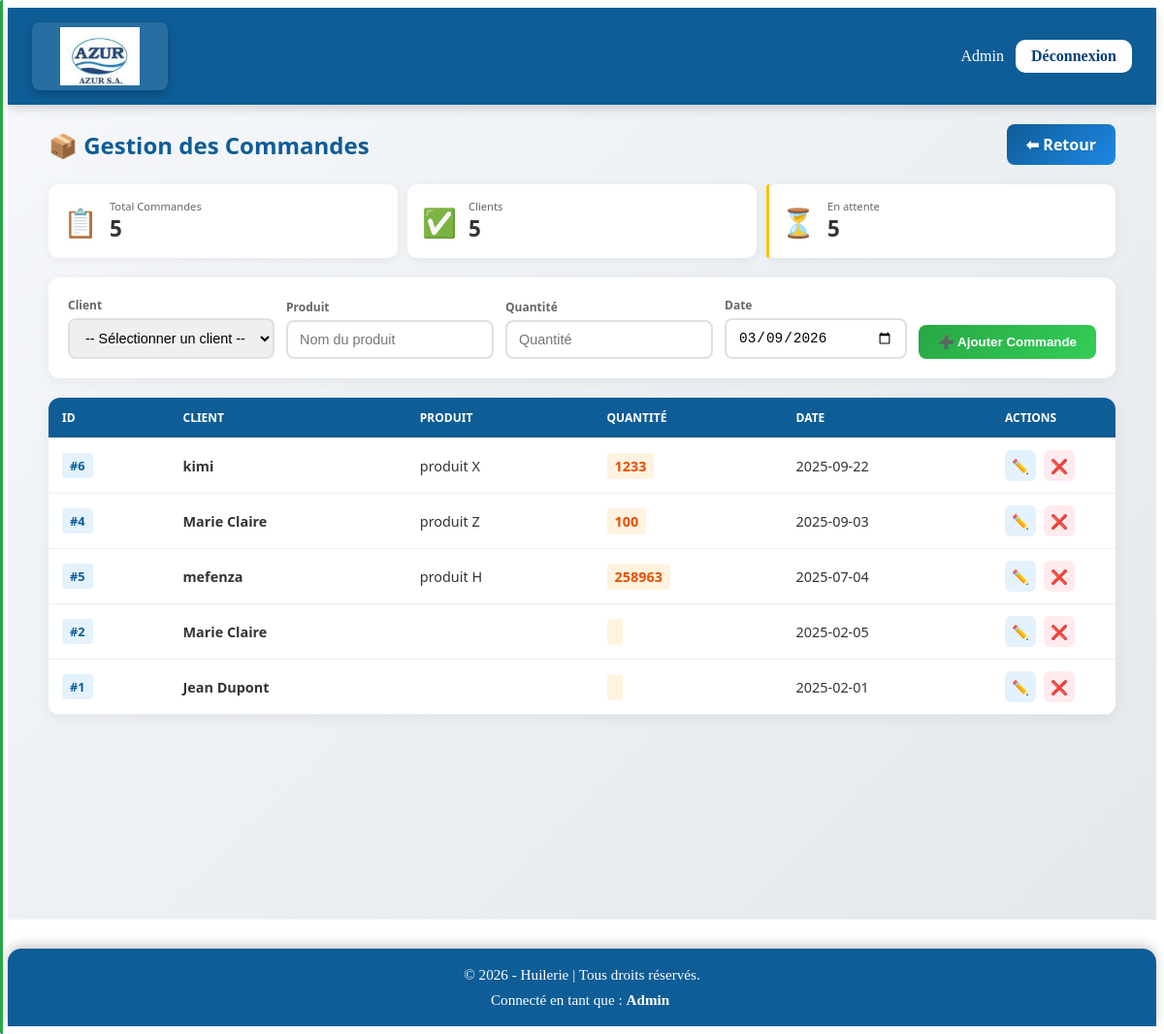
The app's page /public/commande.php (signed in) with its own data.
### tables this page shows
CREATE TABLE IF NOT EXISTS `commande` (
  `id_commande` int NOT NULL AUTO_INCREMENT,
  `id_client` int DEFAULT NULL,
  `date_commande` date DEFAULT NULL,
  `total` decimal(10,2) DEFAULT NULL,
  `quantite` int DEFAULT NULL,
  `produit` varchar(20) DEFAULT NULL,
  PRIMARY KEY (`id_commande`),
  KEY `id_client` (`id_client`)
);

CREATE TABLE IF NOT EXISTS `client` (
  `id_client` int NOT NULL AUTO_INCREMENT,
  `nom` varchar(100) NOT NULL,
  `email` varchar(100) DEFAULT NULL,
  `telephone` varchar(20) DEFAULT NULL,
  `adresse` varchar(255) DEFAULT NULL,
  PRIMARY KEY (`id_client`),
  UNIQUE KEY `email` (`email`)
);

### src/controllers/commandeController.php (called while the page is built, shortened)
<?php
require_once __DIR__ . "/../models/Commande.php";
require_once __DIR__ . "/../models/Client.php";
$commandeModel = new Commande();
$clientModel = new Client();
function listerCommandes() {
    global $commandeModel;
    return $commandeModel->lister();
}
$redirect = "dashboard.php";
$commandes = listerCommandes();
$clients = $clientModel->lister();
$commandeEdit = isset($_GET['modifier']) ? trouverCommandeParId($_GET['modifier']) : null;
include __DIR__ . "/../views/commandes.php";

### public/commande.php (called while the page is built)
<?php
require_once __DIR__ . "/../src/controllers/commandeController.php";
?>

### src/models/Commande.php (called while the page is built, shortened)
<?php
require_once __DIR__ . "/../../config/db.php";
class Commande {
    private $pdo;
    public function __construct() {
        global $pdo;
        $this->pdo = $pdo;
    }
    public function lister() {
        $sql = "SELECT c.id_commande, c.produit, c.quantite, c.date_commande,
                   cl.nom AS client_nom
            FROM commande c
            INNER JOIN client cl ON c.id_client = cl.id_client
            ORDER BY c.date_commande DESC";
        $stmt = $this->pdo->query($sql);
        return $stmt->fetchAll(PDO::FETCH_ASSOC);
    }
}

### src/models/Client.php (called while the page is built, shortened)
<?php
require_once __DIR__ . "/../../config/db.php";
class Client {
    private $pdo;
    public function __construct() {
        global $pdo;
        $this->pdo = $pdo;
    }
    public function lister() {
        $stmt = $this->pdo->query("SELECT * FROM client ORDER BY nom ASC");
        return $stmt->fetchAll(PDO::FETCH_ASSOC);
    }
}

### src/views/commandes.php (the view, shortened to what this page needs)
<?php include __DIR__ . "/../../templates/header.php"; ?>
<main class="main-content">
<div class="container">
    <div class="page-header">
        <h1>📦 Gestion des Commandes</h1>
        <a href="<?= $redirect ?>" class="btn-back">⬅ Retour</a>
    </div>
    <div class="stats-row">
        <div class="stat-card stat-primary">
            <div class="stat-icon">📋</div>
            <div class="stat-info">
                <span class="stat-label">Total Commandes</span>
                <span class="stat-value"><?= count($commandes) ?></span>
            </div>
        </div>
        <div class="stat-card stat-success">
            <div class="stat-icon">✅</div>
            <div class="stat-info">
                <span class="stat-label">Clients</span>
                <span class="stat-value"><?= count($clients) ?></span>
            </div>
        </div>
        <div class="stat-card stat-warning">
            <div class="stat-icon">⏳</div>
            <div class="stat-info">
                <span class="stat-label">En attente</span>
                <span class="stat-value"><?= count($commandes) ?></span>
            </div>
        </div>
    </div>
    <form method="post" class="commande-form">
        <div class="form-group">
            <label>Client</label>
            <select name="id_client" required>
                <option value="">-- Sélectionner un client --</option>
            </select>
        </div>
        <div class="form-group">
            <label>Produit</label>
            <input type="text" name="produit" placeholder="Nom du produit" value="<?= $commandeEdit['produit'] ?? '' ?>" required>
        </div>
        <div class="form-group">
            <label>Quantité</label>
            <input type="number" name="quantite" placeholder="Quantité" value="<?= $commandeEdit['quantite'] ?? '' ?>" required>
        </div>
        <div class="form-group">
            <label>Date</label>
            <input type="date" name="date_commande" value="<?= $commandeEdit['date_commande'] ?? date('Y-m-d') ?>" required>
        </div>
        <div class="form-actions">
            <?php if ($commandeEdit): ?>
                <button type="submit" name="modifier" class="btn-modifier">✏️ Modifier</button>
                <a href="commande.php" class="btn-annuler">❌ Annuler</a>
            <?php else: ?>
                <button type="submit" name="ajouter" class="btn-ajouter">➕ Ajouter Commande</button>
            <?php endif; ?>
        </div>
    </form>
    <div class="table-container">
        <table>
            <thead>
                <tr>
                    <th>ID</th>
                    <th>Client</th>
                    <th>Produit</th>
                    <th>Quantité</th>
                    <th>Date</th>
                    <th>Actions</th>
                </tr>
            </thead>
            <tbody>
            <?php foreach($commandes as $c): ?>
                <tr>
                    <td><span class="id-badge">#<?= $c['id_commande'] ?></span></td>
                    <td><strong><?= htmlspecialchars($c['client_nom'] ?? '') ?></strong></td>
                    <td><?= htmlspecialchars($c['produit'] ?? '') ?></td>
                    <td><span class="qty-badge"><?= htmlspecialchars($c['quantite'] ?? '') ?></span></td>
                    <td><?= htmlspecialchars($c['date_commande'] ?? '') ?></td>
                    <td class="actions-cell">
                        <div class="action-buttons">
                            <a href="?modifier=<?= $c['id_commande'] ?>" class="btn-edit" title="Modifier">✏️</a>
                            <a href="?supprimer=<?= $c['id_commande'] ?>" class="btn-delete" title="Supprimer" onclick="return confirm('Supprimer cette commande ?')">❌</a>
                        </div>
                    </td>
                </tr>
            <?php endforeach; ?>
            </tbody>
        </table>
    </div>
</div>
</main>
<?php include __DIR__ . "/../../templates/footer.php"; ?>

### templates/header.php (shortened to what this page needs)
<header class="header">
    <div class="header-container">
        <a href="<?= BASE_URL ?>/public/dashboard.php">
            <img src = "<?= BASE_URL ?>/templates/logo.png" alt="🌐Azur S.A" class="logo-img">
        </a>
        <div class="user-info">
            <span><?= htmlspecialchars($_SESSION['user']['nom'] ?? '') ?></span>
            <a href="/gestion_projet/public/login.php" class="btn-logout"> Déconnexion</a>
        </div>
    </div>
</header>

### templates/footer.php (shortened to what this page needs)
<footer class="footer">
    <div class="footer-container">
        <p>© <?= date("Y") ?> - Huilerie | Tous droits réservés.</p>
        <p>Connecté en tant que : <strong><?= htmlspecialchars($_SESSION['user']['nom']) ?></strong> <span class="wave"></span></p>
    </div>
</footer>

### templates/header.php (style rules this page uses)
.header { background: linear-gradient(90deg, rgba(14, 93, 150, 1), rgba(14, 93, 150, 1)); padding: 15px 25px; box-shadow: 0 4px 10px rgba(0,0,0,0.15); position: sticky; top: 0; z-index: 1000; }
.header-container { display: flex; justify-content: space-between; align-items: center; }
.logo-img { width: 120px; height: auto; max-height: 60px; border-radius: 8px; box-shadow: 0 4px 10px rgba(0,0,0,0.2); transition: transform 0.3s ease, box-shadow 0.3s ease; object-fit: contain; background: rgba(255,255,255,0.1); padding: 5px 10px; }
.user-info { display: flex; align-items: center; gap: 12px; color: #fff; font-weight: 500; font-size: 1rem; }
.btn-logout { padding: 8px 16px; background: #fff; color: #063f79ff; border-radius: 10px; text-decoration: none; font-weight: bold; transition: all 0.3s ease; }

### templates/footer.php (style rules this page uses)
.footer { background: linear-gradient(90deg, rgba(14, 93, 150, 1), rgba(14, 93, 150, 1)); color: #fff; text-align: center; padding: 18px 12px; border-radius: 14px 14px 0 0; box-shadow: 0 -4px 12px rgba(0,0,0,0.2); margin-top: 30px; font-size: 0.95rem; }
.footer-container { display: flex; flex-direction: column; gap: 8px; align-items: center; justify-content: center; }
.footer p { margin: 0; }

### src/views/commandes.php (style rules this page uses)
.main-content { padding: 20px 15px; font-family: "Segoe UI", Arial, sans-serif; background: linear-gradient(135deg, #f5f7fa 0%, #e4e8ec 100%); min-height: 100vh; }
.container { max-width: 1100px; margin: 0 auto; padding: 0 10px; }
.page-header { display: flex; justify-content: space-between; align-items: center; margin-bottom: 20px; flex-wrap: wrap; gap: 10px; }
h1 { font-size: 1.5rem; color: #0e5d96; margin: 0; }
.btn-back { padding: 10px 20px; background: linear-gradient(135deg, #0e5d96, #1e88e5); color: #fff; text-decoration: none; border-radius: 8px; font-weight: 600; transition: all 0.3s ease; }
.stats-row { display: grid; grid-template-columns: repeat(3, 1fr); gap: 10px; margin-bottom: 20px; }
.stat-card { background: white; border-radius: 10px; padding: 15px; display: flex; align-items: center; gap: 12px; box-shadow: 0 2px 10px rgba(0,0,0,0.06); transition: all 0.3s ease; cursor: pointer; }
.stat-card::before { content: ''; position: absolute; top: 0; left: 0; width: 3px; height: 100%; border-radius: 10px 0 0 10px; }
.stat-card.stat-primary::before { background: #0e5d96; }
.stat-card.stat-success::before { background: #28a745; }
.stat-card.stat-warning::before { background: #ffc107; }
.stat-icon { font-size: 1.8rem; }
.stat-info { display: flex; flex-direction: column; }
.stat-label { font-size: 0.7rem; color: #666; font-weight: 500; }
.stat-value { font-size: 1.4rem; font-weight: 700; color: #333; }
.commande-form { display: grid; grid-template-columns: repeat(4, 1fr) auto; gap: 12px; margin-bottom: 20px; background: #fff; padding: 20px; border-radius: 12px; box-shadow: 0 3px 15px rgba(0,0,0,0.06); align-items: end; }
.form-group { display: flex; flex-direction: column; gap: 5px; }
.form-group label { font-size: 0.75rem; color: #666; font-weight: 600; }
.commande-form input, .commande-form select { padding: 10px 12px; border: 2px solid #e0e0e0; border-radius: 8px; font-size: 0.9rem; transition: all 0.3s; }
.form-actions { display: flex; gap: 8px; }
.btn-ajouter, .btn-modifier { padding: 10px 20px; background: linear-gradient(135deg, #28a745, #34ce57); border: none; color: #fff; border-radius: 8px; cursor: pointer; font-weight: 600; transition: all 0.3s; white-space: nowrap; }
.table-container { background: #fff; border-radius: 12px; box-shadow: 0 3px 15px rgba(0,0,0,0.06); overflow: hidden; }
table { width: 100%; border-collapse: collapse; }
table th, table td { padding: 12px 14px; text-align: left; border-bottom: 1px solid #eee; }
table th { background: #0e5d96; color: #fff; text-transform: uppercase; font-size: 0.75rem; font-weight: 600; }
table td { color: #333; font-size: 0.9rem; }
.id-badge { background: #e3f2fd; color: #0e5d96; padding: 4px 8px; border-radius: 4px; font-weight: 600; font-size: 0.8rem; }
.qty-badge { background: #fff3e0; color: #e65100; padding: 4px 8px; border-radius: 4px; font-weight: 600; }
.action-buttons { display: flex; gap: 8px; }
.btn-edit, .btn-delete { width: 32px; height: 32px; display: flex; align-items: center; justify-content: center; border-radius: 6px; text-decoration: none; font-size: 0.9rem; transition: all 0.3s; }
.btn-edit { background: #e3f2fd; color: #0e5d96; }
.btn-delete { background: #ffebee; color: #c62828; }
.actions-cell { white-space: nowrap; width: 100px; }

### records on screen
commande: id_commande "6", id_client.nom "kimi", produit "produit X", quantite "1233", date_commande "2025-09-22"
commande: id_commande "4", id_client.nom "Marie Claire", produit "produit Z", quantite "100", date_commande "2025-09-03"
commande: id_commande "5", id_client.nom "mefenza", produit "produit H", quantite "258963", date_commande "2025-07-04"
commande: id_commande "2", id_client.nom "Marie Claire", date_commande "2025-02-05"
commande: id_commande "1", id_client.nom "Jean Dupont", date_commande "2025-02-01"

### other values on screen
$_SESSION['user']['nom'] "Admin"
count($commandes) "5"
count($clients) "5"
